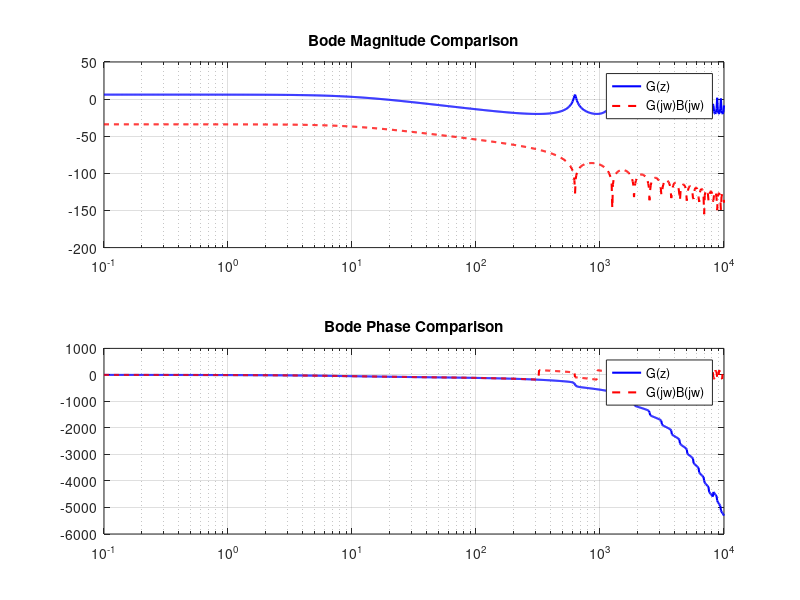
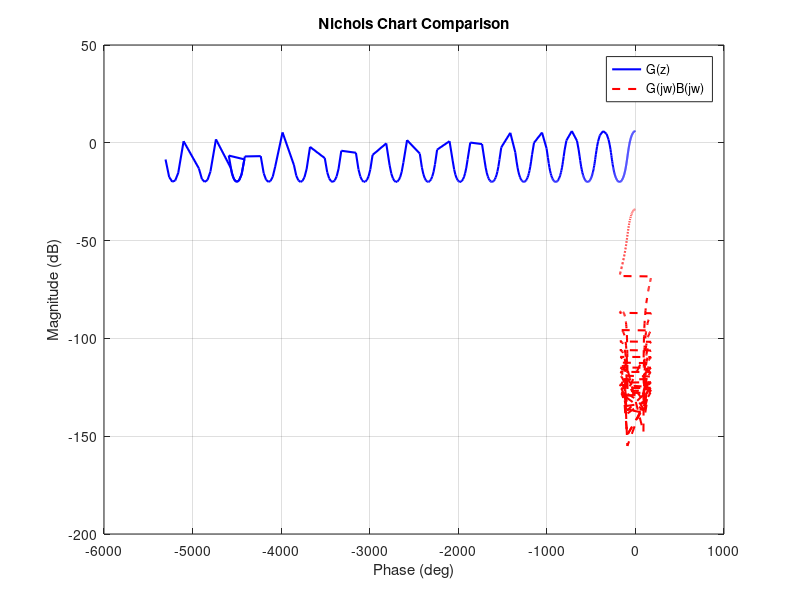
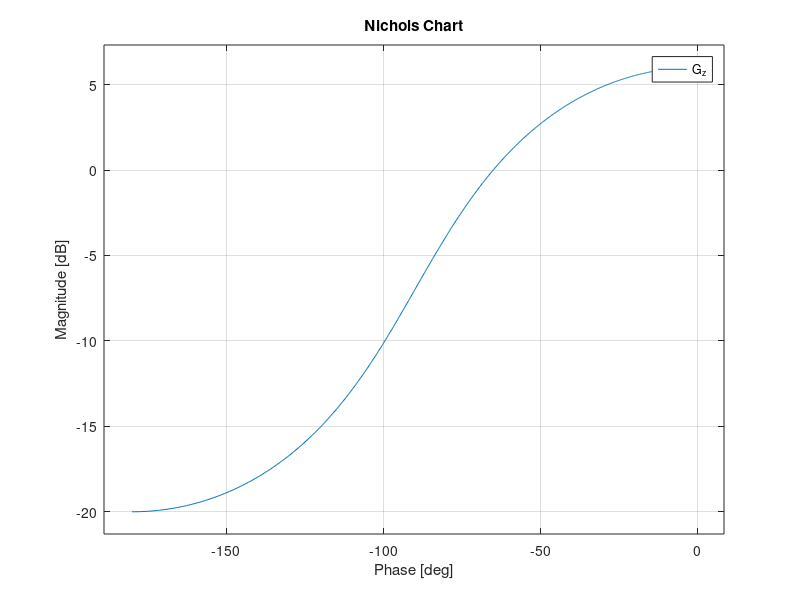

The MATLAB script that drew these images, in order: (Note: this script raises an error after producing the figures.)
%% Part I: Zero Order Hold Approximation
clc; clear; close all;

% 1. Define System and Sampling Time
Te = 0.01; % Sampling period 0.01s
s = tf('s');
G_p = 2 / (1 + 0.1*s);

% Compute sampled transfer function G(z) using c2d (ZOH)
G_z = c2d(G_p, Te, 'zoh');

disp('Discretized Transfer Function G(z):');
display(G_z);

% 3 & 4. Frequency Domain Analysis
w = logspace(-1, 4, 1000); % Frequency vector

% Frequency response of G(z)
[mag_z, phase_z] = bode(G_z, w);
mag_z = squeeze(mag_z); phase_z = squeeze(phase_z);

% Frequency response of G(jw) * B(jw)
% Note: B(jw) = (1-exp(-j*w*Te)) ./ (j*w)
% We calculate the response manually for the combination
jw = 1j * w;
B_jw = (1 - exp(-jw*Te)) ./ (jw);
[mag_p, phase_p] = bode(G_p, w);
mag_p = squeeze(mag_p); phase_p = squeeze(phase_p);

% Combined response G(jw)B(jw)
% Note: B(jw) gain is roughly Te at low freq, while G(z) implies the mapping. 
% Often we compare G(z) directly to G(p) to see aliasing/warping, 
% but here we follow the instruction to plot G(p)*B(p).
total_resp = freqresp(G_p, w) .* reshape(B_jw, [1 1 length(w)]);
mag_tot = abs(squeeze(total_resp));
phase_tot = angle(squeeze(total_resp)) * 180/pi;

% Plotting Bode Comparison
figure;
subplot(2,1,1);
semilogx(w, 20*log10(mag_z), 'b', 'LineWidth', 1.5); hold on;
semilogx(w, 20*log10(mag_tot), 'r--', 'LineWidth', 1.5);
title('Bode Magnitude Comparison'); legend('G(z)', 'G(jw)B(jw)'); grid on;

subplot(2,1,2);
semilogx(w, phase_z, 'b', 'LineWidth', 1.5); hold on;
semilogx(w, phase_tot, 'r--', 'LineWidth', 1.5);
title('Bode Phase Comparison'); legend('G(z)', 'G(jw)B(jw)'); grid on;

% Plotting Nichols Comparison
figure;
plot(phase_z, 20*log10(mag_z), 'b', 'LineWidth', 1.5); hold on;
plot(phase_tot, 20*log10(mag_tot), 'r--', 'LineWidth', 1.5);
title('Nichols Chart Comparison'); legend('G(z)', 'G(jw)B(jw)'); grid on;
xlabel('Phase (deg)'); ylabel('Magnitude (dB)');

% 5. Manual Calculation (Display logic)
% G(p)/p = 2 / (p(1+0.1p)) = 20 / (p(p+10)) = 2/p - 2/(p+10)
% Z-transform: 2*z/(z-1) - 2*z/(z - exp(-10*Te))
% Multiply by (1-z^-1) = (z-1)/z to get final G(z).
% Result: 2 * [ 1 - (z-1)/(z-exp(-10*Te)) ] ... simplifies to matched pole-zero result.
pole_exact = exp(-10*Te);
num_exact = 2 * (1 - pole_exact);
disp('Manual Calculation coefficients check:');
fprintf('Pole: %.4f (Expected: %.4f)\n', pole(G_z), pole_exact);

%% Part II: Numerical Controller Definitions
Te = 0.01; 

% 2. Transfer Functions for Integrators
H_forward = tf([0 Te], [1 -1], Te);
H_backward = tf([Te 0], [1 -1], Te);
H_trapezoidal = tf([Te/2 Te/2], [1 -1], Te);

disp('Integrator Transfer Functions:');
disp('Forward:'); display(H_forward);
disp('Backward:'); display(H_backward);
disp('Trapezoidal:'); display(H_trapezoidal);

% 3. Differentiator
H_diff = tf([1 -1], [Te 0], Te);
disp('Differentiator Transfer Function:'); display(H_diff);
%% Part III: Controller Design
% 1. Choose Sampling Period
Te = 0.01; % Selected to be << time constant (0.1s)

% 2 & 4. Nichols Plot of Open Loop (G(p)*B(p) equivalent or G(z))
% Design is typically done on the discretized plant G(z)
figure;
nichols(G_z); 
hold on;
grid on;

% 5. Calculate Iso-contour Q (Resonance Peak Mp)
xi = 0.6;
Mp = 1 / (2 * xi * sqrt(1 - xi^2)); % Resonance peak linear magnitude
Mp_dB = 20*log10(Mp);

disp(['Target Resonance Peak Mp: ', num2str(Mp), ' (', num2str(Mp_dB), ' dB)']);

% Draw M-circle for this Mp on Nichols chart (Approximation for visualization)
ngrid; % Adds M-circles to the plot
% Locate the curve for 0.35dB. It is very close to 0dB.

% 6. Find Proportional Gain Kp
% We need to shift the Nichols curve vertically until it touches the M-circle.
% Using 'margin' or trial and error. 
% Since Mp is small (system is well damped), we might just need to check phase margin.
% For xi=0.6, Phase Margin ~ 60 degrees.

% Let's iterate to find Kp that gives the specific Mp in closed loop
K_range = 0.1:0.1:10;
best_Kp = 1;
min_diff = 1e6;

for k = K_range
    CL_test = feedback(k*G_z, 1);
    [mag_test, ~] = bode(CL_test);
    peak_mag = max(mag_test);
    
    if abs(peak_mag - Mp) < min_diff
        min_diff = abs(peak_mag - Mp);
        best_Kp = k;
    end
end

fprintf('Determined Proportional Gain Kp: %.2f\n', best_Kp);

% Update plot with Kp
nichols(best_Kp * G_z);
legend('Original', 'With Kp');

% 7. Resonance and Natural Frequency
CL_system = feedback(best_Kp * G_z, 1);
[mag_cl, phase_cl, w_cl] = bode(CL_system);
[peak, idx] = max(mag_cl);
wr = w_cl(idx); % Resonance frequency
wn = wr / sqrt(1 - 2*xi^2); % Relation between wr and wn

fprintf('Resonance Frequency wr: %.2f rad/s\n', wr);
fprintf('Natural Frequency wn: %.2f rad/s\n', wn);

% 8. Calculate Ti
% Formula in text is garbled: "Ti = 10 / wn" (assumed based on visual).
% Adjust the constant '10' if the PDF indicates a different number clearly.
Ti = 10 / wn; 
fprintf('Calculated Ti: %.4f s\n', Ti);

% 9. Continuous Controller TF (PI)
% C(s) = Kp * (1 + 1/(Ti*s))
Cont_Controller = best_Kp * tf([Ti 1], [Ti 0]);
disp('Continuous Controller C(s):'); display(Cont_Controller);

% 10. Digital Controller TF
% Discretize C(s) using Trapezoidal (Tustin) for better controller fidelity
Dig_Controller = c2d(Cont_Controller, Te, 'tustin');
disp('Digital Controller C(z):'); display(Dig_Controller);

% 11. Recursive Equation
% Extract numerator and denominator of Dig_Controller
[num, den] = tfdata(Dig_Controller, 'v');
% U(z)/E(z) = (b0 + b1 z^-1) / (1 + a1 z^-1)
% u(k) = -a1*u(k-1) + b0*e(k) + b1*e(k-1)
fprintf('Recursive Equation:\n');
fprintf('u(k) = %.4f * u(k-1) + %.4f * e(k) + %.4f * e(k-1)\n', ...
    -den(2), num(1), num(2));

% 12. Validation
% Plot Step Response
figure;
step(feedback(Dig_Controller * G_z, 1));
title('Closed Loop Step Response with Digital PI');
grid on;

%% Corrected Comparison of G(z) and G(jw)*B(jw)
clc; clear; close all;

% 1. System Definition
Te = 0.01;             % Sampling time
s = tf('s');
G_p = 2 / (1 + 0.1*s); % Continuous Plant

% 2. Discrete Function
G_z = c2d(G_p, Te, 'zoh');

% 3. Define Frequency Range (Up to Nyquist only)
Nyquist_freq = pi / Te; 
w = logspace(-1, log10(Nyquist_freq), 1000); % Log scale up to ~314 rad/s

% 4. Calculate Responses
% -- Discrete Response G(z) --
[mag_z, phase_z] = bode(G_z, w);
mag_z = squeeze(mag_z); 
phase_z = squeeze(phase_z);

% -- Continuous Response G(jw) * B(jw) --
jw = 1j * w;
% B(jw) formula: (1 - exp(-sTe)) / s
B_jw = (1 - exp(-jw*Te)) ./ (jw);

% IMPORTANT: Normalize B(jw) by (1/Te) so gains match G(z)
B_jw_normalized = B_jw * (1/Te); 

% Get G(p) frequency response
resp_G_p = freqresp(G_p, w);
resp_G_p = squeeze(resp_G_p);

% Combine: Total = G(p) * B_normalized
resp_total = resp_G_p .* B_jw_normalized.'; % (.' ensures dimensions match)

mag_tot = abs(resp_total);
phase_tot = angle(resp_total) * 180/pi;

%% Plot 1: Bode Comparison
figure('Name', 'Bode Comparison Corrected');

% Magnitude
subplot(2,1,1);
semilogx(w, 20*log10(mag_z), 'b', 'LineWidth', 1.5); hold on;
semilogx(w, 20*log10(mag_tot), 'r--', 'LineWidth', 1.5);
grid on;
title('Bode Magnitude Comparison');
xlabel('Frequency (rad/s)'); ylabel('Magnitude (dB)');
legend('G(z)', 'G(j\omega)B(j\omega)/T_e');
xlim([0.1, Nyquist_freq]); % Limit x-axis

% Phase
subplot(2,1,2);
semilogx(w, phase_z, 'b', 'LineWidth', 1.5); hold on;
semilogx(w, phase_tot, 'r--', 'LineWidth', 1.5);
grid on;
title('Bode Phase Comparison');
xlabel('Frequency (rad/s)'); ylabel('Phase (deg)');
legend('G(z)', 'G(j\omega)B(j\omega)/T_e');
xlim([0.1, Nyquist_freq]);

%% Plot 2: Nichols Comparison
figure('Name', 'Nichols Comparison Corrected');
plot(phase_z, 20*log10(mag_z), 'b', 'LineWidth', 1.5); hold on;
plot(phase_tot, 20*log10(mag_tot), 'r--', 'LineWidth', 1.5);
grid on;
title('Nichols Chart Comparison');
xlabel('Phase (deg)'); ylabel('Magnitude (dB)');
legend('G(z)', 'G(j\omega)B(j\omega)/T_e', 'Location', 'SouthWest');
